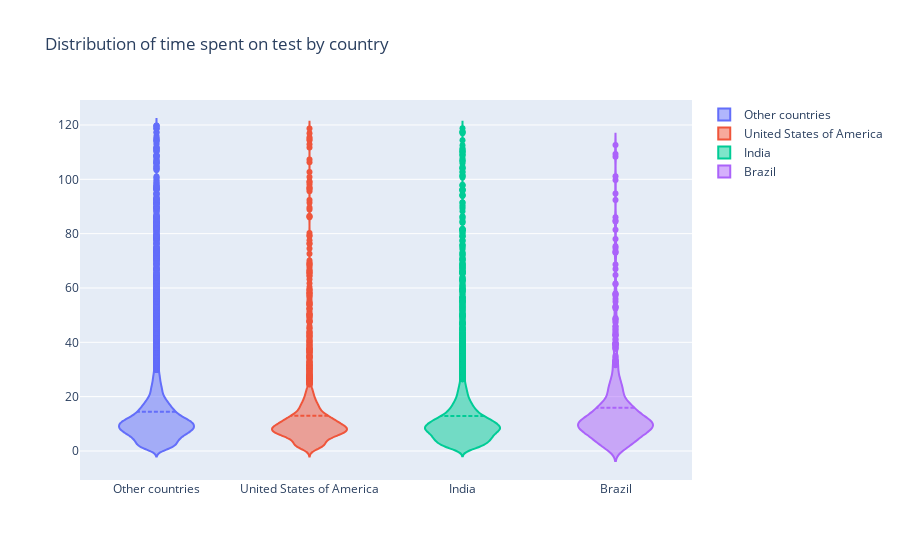

Here is the notebook cell this chart was saved with:
### Markdown cell above
The graph above show that more than 10 thousand peoples closed the survey almost immediately after opening it,and some people spent days on the survey! I suppose they opened the tab and forgot about it.

### Code cell
data = []
for i in df_1['Q3'].unique():
    trace = {
            "type": 'violin',
            "x": df_1.loc[(df_1['Q3'] == i) & (df_1['Time from Start to Finish (in Munites)'] < 120),
                               'Q3'],
            "y": df_1.loc[(df_1['Q3'] == i) & (df_1['Time from Start to Finish (in Munites)'] < 120),
                               'Time from Start to Finish (in Munites)'],
            "name": i,
            "meanline": {
                "visible": True
            }
        }
    data.append(trace)

        
fig = {
    "data": data,
    "layout" : {
        "title": "",
        "yaxis": {
            "zeroline": False,
        }
    }
}

fig['layout'].update(title='Distribution of time spent on test by country');
iplot(fig)

### Figure 1 — Plotly figure (JSON) as saved in the notebook; plotly's stock layout.template omitted (floating-point values rounded to 4 significant figures; data arrays with more than 128 entries replaced by an {"elided": "..."} marker saying what was removed)
{"data": [{"meanline": {"visible": true}, "name": "Other countries", "type": "violin", "x": {"elided": "10456 str values"}, "y": {"elided": "10456 float values"}}, {"meanline": {"visible": true}, "name": "United States of America", "type": "violin", "x": {"elided": "2097 str values"}, "y": {"elided": "2097 float values"}}, {"meanline": {"visible": true}, "name": "India", "type": "violin", "x": {"elided": "5522 str values"}, "y": {"elided": "5522 float values"}}, {"meanline": {"visible": true}, "name": "Brazil", "type": "violin", "x": {"elided": "650 str values"}, "y": {"elided": "650 float values"}}], "layout": {"title": {"text": "Distribution of time spent on test by country"}, "yaxis": {"zeroline": false}}}
